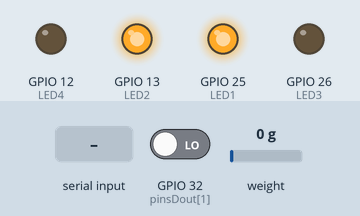
Simulated run of this sketch. Board: ESP32. Parts: output pins drawn as LEDs (lit = HIGH). Wiring (inferred from the names in the program): HX711 load-cell converter: data GPIO 21; SCK GPIO 22. The test bench sets the inputs (shaded band); at power-on: GPIO 32 (pinsDout[1]) LOW, weight on the scale 0 g. No CAN messages arrive unless stated; pins used as bus, display or sensor lines are not drawn; what the sketch prints to the serial monitor is not drawn.

Above: at 5.8 s.
5.9 s: "F" received over the second serial link
At 6.4 s:
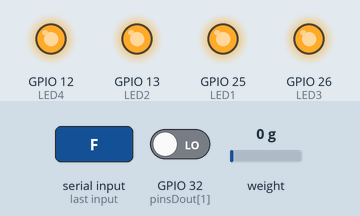
7.4 s: "S" received over the second serial link
At 8.6 s:
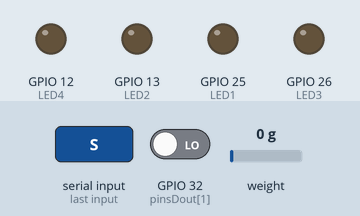
8.9 s: "B" received over the second serial link
At 9.7 s:
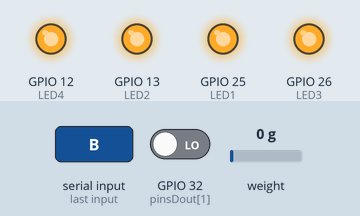
Timing chart, 0 to 11.9 s (numbered marks = the images above; inputs shaded):
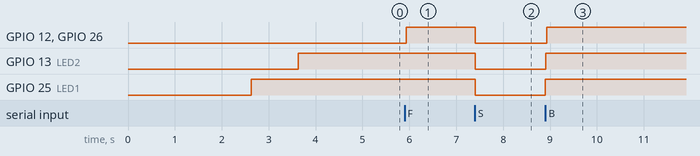

The sketch:

slave_epos4_ver.1.3.ino
```cpp
//Experimental machine Ver.3.0
//2025-03-14
//Author Ryoya SATO

#include <Arduino.h>
#include "driver/twai.h"
#include "CAN_library.h"
#include <HX711_Git.h>
#include <cstring>
#include "CANMessage.h"
#include <freertos/FreeRTOS.h>
#include <freertos/queue.h>

QueueHandle_t rx_queue;

//CAN通信用ピン
#define RX_PIN 4
#define TX_PIN 5

unsigned long previousMillis = 0;
const long interval = 10;  // 1秒=1000ms

//マルチスレッドのタスクハンドル格納
TaskHandle_t Process[3];

//グローバル変数
float processed_current1 = 0;
float processed_current2 = 0;
float tensionValues[2];
float tensionValues1[2];
uint32_t raw_value1 = 0;
uint32_t raw_value2 = 0;
char lan;
int mode = 0;
int Setup = 0;

//LED_setup
int LED1 = 25;
int LED2 = 13;
int LED3 = 26;
int LED4 = 12;

long DX1, DX2;
char STR1[5] = { '\0'};
char STR2[5] = { '\0'};

//HX711関係
int pinsDout[] = { 21, 32};
const int numPins = sizeof( pinsDout) / sizeof( pinsDout[0]) ;
int pinSlk = 22;
HX711_asukiaaa::Reader reader( pinsDout, numPins, pinSlk);

#define LOAD_CELL_RATED_VOLT 0.0075f
#define LOAD_CELL_RATED_GRAM 10000.0f
//入力抵抗調整
#define HX711_R1 1000.0

//フィルタ抵抗
#define HX711_R2 1000.0

HX711_asukiaaa::Parser parser( LOAD_CELL_RATED_VOLT, LOAD_CELL_RATED_GRAM, HX711_R1, HX711_R2);
float offsetGrams[numPins];
float calibrationFactors[numPins] = { 208.4486, 205.6171}; //各センサに対する校正係数

static bool driver_installed = false;

static void handle_rx_message( twai_message_t &message)
{
  switch( message.identifier)
  {
    case 0x281:
      uint8_t reversed_data1[5] ;
      for( int i = 0; i < message.data_length_code; i++)
      {
        reversed_data1[i] = message.data[message.data_length_code - 1-i];
      }
      raw_value1 = ( reversed_data1[0] << 24) | ( reversed_data1[1] << 16) | ( reversed_data1[2] << 8) | reversed_data1[3];
      processed_current1 = *((float*)&raw_value1);
      break;

    case 0x290:
      uint8_t reversed_data2[5] ;
      for( int i = 0; i < message.data_length_code; i++)
      {
        reversed_data2[i] = message.data[message.data_length_code - 1-i];
      }
      raw_value2 = ( reversed_data2[0] << 24) | ( reversed_data2[1] << 16) | ( reversed_data2[2] << 8) | reversed_data2[3];
      processed_current2 = *((float*)&raw_value2);
      break;

    default:
      //その他のIDを無視する
      break;
  }
}

// CANの初期化
void initCAN()
{
    twai_general_config_t g_config = TWAI_GENERAL_CONFIG_DEFAULT((gpio_num_t)TX_PIN, (gpio_num_t)RX_PIN, TWAI_MODE_NORMAL);
    twai_timing_config_t t_config = TWAI_TIMING_CONFIG_500KBITS();
    //twai_filter_config_t f_config = TWAI_FILTER_CONFIG_ACCEPT_ALL();
    twai_filter_config_t f_config = {
    .acceptance_code = (0x280 << 21),  // 基準となるID（共通部分）
    .acceptance_mask = ~(0x1F << 16),  // 最下位5ビット（0x1F）を無視する
    .single_filter = true
    };
    g_config.rx_queue_len = 20;

    if (twai_driver_install(&g_config, &t_config, &f_config) == ESP_OK) {
        Serial.println("CANドライバのインストール成功");
    } else {
        Serial.println("CANドライバのインストール失敗");
        return;
    }

    if (twai_start() == ESP_OK) {
        Serial.println("CAN通信開始");
    } else {
        Serial.println("CAN通信開始失敗");
    }
    //アラートの設定
    uint32_t alerts_to_enable = TWAI_ALERT_RX_DATA | TWAI_ALERT_ERR_PASS | TWAI_ALERT_BUS_ERROR | TWAI_ALERT_RX_QUEUE_FULL;
    if( twai_reconfigure_alerts( alerts_to_enable, NULL) == ESP_OK)
    {
      Serial.println("CAN Alerts reconfigured");
    }else{
      Serial.println("Failed to reconfigure alerts");
    }
    driver_installed = true;
}

//LED_setup
void ledsetup()
{
  pinMode( LED1, OUTPUT);
  pinMode( LED2, OUTPUT);
  pinMode( LED3, OUTPUT);
  pinMode( LED4, OUTPUT);
}

void init_HX711()
{
  reader.begin();

  while( reader.read() != 0)
  {
    Serial.println("Failed initial reading... Retry.");
    delay(100);
  }

  //オフセット処理
  for( int i = 0; i < reader.doutLen; i++)
  {
    offsetGrams[i] = parser.parseToGram( reader.values[i]);
  }
}

// CANメッセージ送信
void send_CAN_message(uint32_t id, uint8_t *data, uint8_t len)
{
    twai_message_t message;
    message.identifier = id;
    message.extd = 0;
    message.data_length_code = len;
    memcpy(message.data, data, len);

    if (twai_transmit(&message, pdMS_TO_TICKS(10)) != ESP_OK) {
        Serial.println("CAN送信失敗");
    }
}

void setup()
{
  Serial.begin( 500000);
  Serial1.begin( 115200, SERIAL_8N1, 18, 19);
  init_HX711();
 // delay(500);
  initCAN();
  ledsetup();
  xTaskCreatePinnedToCore( handleUARTTask, "UART Task", 8192, NULL, 4,  &Process[0], 0);
  xTaskCreatePinnedToCore( handleLoadcellTask, "Loadcell Task", 8192, NULL, 3,  &Process[1], 1);
 // xTaskCreatePinnedToCore( SerialplotTask, "Serial plot Task", 8192, NULL, 2,  &Process[2], 1);
  xTaskCreatePinnedToCore( CAN_receive_task, "CAN_RX_TASK", 8192, NULL, 5, &Process[3], 0);
  //delay(500);
  NMTPRE();
  digitalWrite( LED1, HIGH);
  delay(1000);
  NMTOP();
  digitalWrite( LED2, HIGH);
  delay(1000);
  Setup = 1;
}

void loop()
{
  vTaskDelay(  10 / portTICK_PERIOD_MS);
}

void CAN_receive_task( void *Process) //PRO_CORE Thread1(動確済み)
{
  while(1)
  {
  unsigned long currentMillis = millis();
  twai_message_t message;
  if(driver_installed)
  {
    if(currentMillis - previousMillis >= interval)
    {
    //Serial.println("OK");
    sendTHE_P_Read1();  // 空パケット送信
    sendTHE_C_Read2();  // 空パケット送信
    if( twai_receive( &message, 0) == ESP_OK)
    {
      handle_rx_message( message);
    }
    previousMillis = currentMillis;
    }
  }
  vTaskDelay(  10 / portTICK_PERIOD_MS);
  }
}

//UART受信タスク
void handleUARTTask( void *Process)  //PRO_CORE Thread2(動確済み)
{
  while(1)
  {
    if( Serial1.available())
    {
      lan = Serial1.read();
      command();
    }
    setMode();
    vTaskDelay(  10 / portTICK_PERIOD_MS);
  }
}

//HX711管理タスク
void handleLoadcellTask( void *Process) //ADD_CORE Thread1
{
  while(1)
  {
    auto readState = reader.read();
     if (readState == HX711_asukiaaa::ReadState::Success) {
      for (int i = 0; i < reader.doutLen; ++i) {
       float gram = parser.parseToGram(reader.values[i]) - offsetGrams[i];
       float newtons = gram * 0.00981 * calibrationFactors[i];
       tensionValues[i] = newtons; //配列に格納
      }
  }
  vTaskDelay(  10 / portTICK_PERIOD_MS);
  }
}

//シリアルプロット管理タスク
/*
void SerialplotTask( void *Process) //ADD_CORE THread2
{
  while(1)
  {
    unsigned long currentMillis = millis(); // ここで更新
  if(Setup)
  {
    if(currentMillis - previousMillis >= interval)
    {
      Serial.printf("Current1: %.2f, Current2: %.2f, Tension1: %.2f, Tension2: %.2f\r\n", processed_current1, processed_current2, tensionValues[0], tensionValues[1]);
      Serial1.printf("sensor0: %.2f, sensor1: %.2f\n", tensionValues[0], tensionValues[1]);
      previousMillis = currentMillis;
    }
  }
  vTaskDelay(  10 / portTICK_PERIOD_MS);
  //delay(10);
  }
}
*/

//個別コマンド
void CAN_receive()
{
  if(!driver_installed)
  {
    vTaskDelay(  10 / portTICK_PERIOD_MS);
    return;
  }
  //アラートを確認
  uint32_t alerts_triggered;
  twai_read_alerts( &alerts_triggered, pdMS_TO_TICKS(10));
  twai_status_info_t twaistatus;
  twai_get_status_info( &twaistatus);

  //アラート処理
  if( alerts_triggered & TWAI_ALERT_ERR_PASS)
  {
    Serial.println("Alert: TWAI controller has become error passive.");
  }
  if( alerts_triggered & TWAI_ALERT_BUS_ERROR)
  {
    Serial.println("Alert: A(Bit, stuff, CRC, From, ACK)error has occurred on the bus.");
    Serial.printf("Bus eeror count: %lu\n", twaistatus.bus_error_count);
  }
  if( alerts_triggered & TWAI_ALERT_RX_QUEUE_FULL)
  {
    Serial.println("Alert: The RX queue is full causing a received frame to be lost.");
    Serial.printf("RX buffered: %lu\t", twaistatus.msgs_to_rx);
    Serial.printf("RX ,issed: %lu\t", twaistatus.rx_missed_count);
    Serial.printf("RX overrun %lu\n", twaistatus.rx_overrun_count);
  }

  //受信データ処理
  if( alerts_triggered & TWAI_ALERT_RX_DATA)
  {
    twai_message_t message;
    esp_err_t res;

    if(( twai_receive( &message, 0)) == ESP_OK)
    {
      if( message.data_length_code == 4)
        handle_rx_message( message);
    }
  }
}


void sendTHE_P_Read1()
{
    uint8_t data[4] = {
        CAN_Commands.Read_Current1[0],
        CAN_Commands.Read_Current1[1],
        CAN_Commands.Read_Current1[2],
        CAN_Commands.Read_Current1[3]
    };
    send_CAN_message(Motor1_IDs.Tx_PDO02, data, 4);
}

void sendTHE_C_Read2()
{
    uint8_t data[4] = {
        CAN_Commands.Read_Current2[0],
        CAN_Commands.Read_Current2[1],
        CAN_Commands.Read_Current2[2],
        CAN_Commands.Read_Current2[3]
    };
    send_CAN_message(Motor2_IDs.Tx_PDO02, data, 4);
}

void Read_Current1_1()
{
      uint8_t data[4] = {
        CAN_Commands.Read_Current1[0],
        CAN_Commands.Read_Current1[1],
        CAN_Commands.Read_Current1[2],
        CAN_Commands.Read_Current1[3]
    };
    send_CAN_message( Motor1_IDs.Tx_PDO03, data, 4);
}

void Read_Current2_1()
{
      uint8_t data[4] = {
        CAN_Commands.Read_Current2[0],
        CAN_Commands.Read_Current2[1],
        CAN_Commands.Read_Current2[2],
        CAN_Commands.Read_Current2[3]
    };
    send_CAN_message( Motor2_IDs.Tx_PDO03, data, 4);
}

void NMTPRE()
{
  twai_message_t NMTPRE;
  NMTPRE.identifier = 0x00;
  NMTPRE.data_length_code = 2;
  NMTPRE.data[0] = CAN_Commands.PreOP[0];
  NMTPRE.data[1] = CAN_Commands.PreOP[1];
  uint32_t message_id = NMTPRE.identifier;
  send_CAN_message( message_id, NMTPRE.data, NMTPRE.data_length_code);
}

void NMTOP()
{
  twai_message_t NMTOP;
  NMTOP.identifier = 0x00;
  NMTOP.data_length_code = 2;
  NMTOP.data[0] = CAN_Commands.Operation[0];
  NMTOP.data[1] = CAN_Commands.Operation[1];
  uint32_t message_id = NMTOP.identifier;
  send_CAN_message( message_id, NMTOP.data, NMTOP.data_length_code);
}

void OP_Mode1_1()//PVM
{
  twai_message_t OP_Mode1_1;
  OP_Mode1_1.identifier = Motor1_IDs.Rx_PDO01;
  OP_Mode1_1.data_length_code = 1;
  OP_Mode1_1.data[0] = CAN_Commands.OP3[0];
  uint32_t message_id = OP_Mode1_1.identifier;
  send_CAN_message( message_id, OP_Mode1_1.data, OP_Mode1_1.data_length_code);
}

void OP_Mode1_2()//CSV
{
  twai_message_t OP_Mode1_2;
  OP_Mode1_2.identifier = Motor1_IDs.Rx_PDO01;
  OP_Mode1_2.data_length_code = 1;
  OP_Mode1_2.data[0] = CAN_Commands.OP9[0];
  uint32_t message_id = OP_Mode1_2.identifier;
  send_CAN_message( message_id, OP_Mode1_2.data, OP_Mode1_2.data_length_code);
}

void OP_Mode1_3()//CST
{
  twai_message_t OP_Mode1_3;
  OP_Mode1_3.identifier = Motor1_IDs.Rx_PDO01;
  OP_Mode1_3.data_length_code = 1;
  OP_Mode1_3.data[0] = CAN_Commands.OPA[0];
  uint32_t message_id = OP_Mode1_3.identifier;
  send_CAN_message( message_id, OP_Mode1_3.data, OP_Mode1_3.data_length_code);
}

void ControlWord1_1()
{
  twai_message_t ControlWord1_1;
  ControlWord1_1.identifier = Motor1_IDs.Rx_PDO02;
  ControlWord1_1.data_length_code = 2;
  ControlWord1_1.data[0] = CAN_Commands.Conw1[0];
  ControlWord1_1.data[1] = CAN_Commands.Conw1[1];
  uint32_t message_id = ControlWord1_1.identifier;
  send_CAN_message( message_id, ControlWord1_1.data, ControlWord1_1.data_length_code);
}

void ControlWord1_2()
{
  twai_message_t ControlWord1_2;
  ControlWord1_2.identifier = Motor1_IDs.Rx_PDO02;
  ControlWord1_2.data_length_code = 2;
  ControlWord1_2.data[0] = CAN_Commands.Conw2[0];
  ControlWord1_2.data[1] = CAN_Commands.Conw2[1];
  uint32_t message_id = ControlWord1_2.identifier;
  send_CAN_message( message_id, ControlWord1_2.data, ControlWord1_2.data_length_code);
}

void ControlWord1_3()
{
  twai_message_t ControlWord1_3;
  ControlWord1_3.identifier = Motor1_IDs.Rx_PDO02;
  ControlWord1_3.data_length_code = 2;
  ControlWord1_3.data[0] = CAN_Commands.Conw3[0];
  ControlWord1_3.data[1] = CAN_Commands.Conw3[1];
  uint32_t message_id = ControlWord1_3.identifier;
  send_CAN_message( message_id, ControlWord1_3.data, ControlWord1_3.data_length_code);
}

//ID2
void OP_Mode2_1() //PVM
{
  twai_message_t OP_Mode2_1;
  OP_Mode2_1.identifier = Motor2_IDs.Rx_PDO01;
  OP_Mode2_1.data_length_code = 1;
  OP_Mode2_1.data[0] = CAN_Commands.OP3[0];
  uint32_t message_id = OP_Mode2_1.identifier;
  send_CAN_message( message_id, OP_Mode2_1.data, OP_Mode2_1.data_length_code);
}

void OP_Mode2_2() //CSV
{
  twai_message_t OP_Mode2_2;
  OP_Mode2_2.identifier = Motor2_IDs.Rx_PDO01;
  OP_Mode2_2.data_length_code = 1;
  OP_Mode2_2.data[0] = CAN_Commands.OP9[0];
  uint32_t message_id = OP_Mode2_2.identifier;
  send_CAN_message( message_id, OP_Mode2_2.data, OP_Mode2_2.data_length_code);
}

void OP_Mode2_3()
{
  twai_message_t OP_Mode2_3;
  OP_Mode2_3.identifier = Motor2_IDs.Rx_PDO01;
  OP_Mode2_3.data_length_code = 1;
  OP_Mode2_3.data[0] = CAN_Commands.OPA[0];
  uint32_t message_id = OP_Mode2_3.identifier;
  send_CAN_message( message_id, OP_Mode2_3.data, OP_Mode2_3.data_length_code);
}

void ControlWord2_1()
{
  twai_message_t ControlWord2_1;
  ControlWord2_1.identifier = Motor2_IDs.Rx_PDO02;
  ControlWord2_1.data_length_code = 2;
  ControlWord2_1.data[0] = CAN_Commands.Conw1[0];
  ControlWord2_1.data[1] = CAN_Commands.Conw1[1];
  uint32_t message_id = ControlWord2_1.identifier;
  send_CAN_message( message_id, ControlWord2_1.data, ControlWord2_1.data_length_code);
}

void ControlWord2_2()
{
  twai_message_t ControlWord2_2;
  ControlWord2_2.identifier = Motor2_IDs.Rx_PDO02;
  ControlWord2_2.data_length_code = 2;
  ControlWord2_2.data[0] = CAN_Commands.Conw2[0];
  ControlWord2_2.data[1] = CAN_Commands.Conw2[1];
  uint32_t message_id = ControlWord2_2.identifier;
  send_CAN_message( message_id, ControlWord2_2.data, ControlWord2_2.data_length_code);
}

void ControlWord2_3()
{
  twai_message_t ControlWord2_3;
  ControlWord2_3.identifier = Motor2_IDs.Rx_PDO02;
  ControlWord2_3.data_length_code = 2;
  ControlWord2_3.data[0] = CAN_Commands.Conw3[0];
  ControlWord2_3.data[1] = CAN_Commands.Conw3[1];
  uint32_t message_id = ControlWord2_3.identifier;
  send_CAN_message( message_id, ControlWord2_3.data, ControlWord2_3.data_length_code);
}

void Target_Velocity_1()
{
  twai_message_t Target_Velocity_1;
  Target_Velocity_1.identifier = Motor1_IDs.Rx_PDO03;
  Target_Velocity_1.data_length_code = 4;
  Target_Velocity_1.data[0] = CAN_Commands.Profile_Velocity[0];
  Target_Velocity_1.data[1] = CAN_Commands.Profile_Velocity[1];
  Target_Velocity_1.data[2] = CAN_Commands.Profile_Velocity[2];
  Target_Velocity_1.data[3] = CAN_Commands.Profile_Velocity[3];
  uint32_t message_id = Target_Velocity_1.identifier;
  send_CAN_message( message_id, Target_Velocity_1.data, Target_Velocity_1.data_length_code);
}

void Target_Velocity_2()
{
  twai_message_t Target_Velocity_2;
  Target_Velocity_2.identifier = Motor2_IDs.Rx_PDO03;
  Target_Velocity_2.data_length_code = 4;
  Target_Velocity_2.data[0] = CAN_Commands.Profile_Velocity[0];
  Target_Velocity_2.data[1] = CAN_Commands.Profile_Velocity[1];
  Target_Velocity_2.data[2] = CAN_Commands.Profile_Velocity[2];
  Target_Velocity_2.data[3] = CAN_Commands.Profile_Velocity[3];
  uint32_t message_id = Target_Velocity_2.identifier;
  send_CAN_message( message_id, Target_Velocity_2.data, Target_Velocity_2.data_length_code);
}

void Target_Velocity_re1()
{
  twai_message_t Target_Velocity_re1;
  Target_Velocity_re1.identifier = Motor1_IDs.Rx_PDO03;
  Target_Velocity_re1.data_length_code = 4;
  Target_Velocity_re1.data[0] = CAN_Commands.Profile_Velocity_re[0];
  Target_Velocity_re1.data[1] = CAN_Commands.Profile_Velocity_re[1];
  Target_Velocity_re1.data[2] = CAN_Commands.Profile_Velocity_re[2];
  Target_Velocity_re1.data[3] = CAN_Commands.Profile_Velocity_re[3];
  uint32_t message_id = Target_Velocity_re1.identifier;
  send_CAN_message( message_id, Target_Velocity_re1.data, Target_Velocity_re1.data_length_code);
}

void Target_Velocity_re2()
{
  twai_message_t Target_Velocity_re2;
  Target_Velocity_re2.identifier = Motor2_IDs.Rx_PDO03;
  Target_Velocity_re2.data_length_code = 4;
  Target_Velocity_re2.data[0] = CAN_Commands.Profile_Velocity_re[0];
  Target_Velocity_re2.data[1] = CAN_Commands.Profile_Velocity_re[1];
  Target_Velocity_re2.data[2] = CAN_Commands.Profile_Velocity_re[2];
  Target_Velocity_re2.data[3] = CAN_Commands.Profile_Velocity_re[3];
  uint32_t message_id = Target_Velocity_re2.identifier;
  send_CAN_message( message_id, Target_Velocity_re2.data, Target_Velocity_re2.data_length_code);
}

void command()
{
  switch(lan)
  {
    case 'F': //Forward
      OP_Mode1_2();
      OP_Mode2_2();
      digitalWrite( LED1, HIGH); //led on
      vTaskDelay(pdMS_TO_TICKS(10));

      ControlWord1_1();
      ControlWord2_1();
      digitalWrite( LED2, HIGH);//led on
      vTaskDelay(pdMS_TO_TICKS(10));

      ControlWord1_2();
      ControlWord2_2();
      digitalWrite( LED3, HIGH); //led on
      vTaskDelay(pdMS_TO_TICKS(10));

      Target_Velocity_1();
      Target_Velocity_re2();
      digitalWrite( LED4, HIGH); //led on
      vTaskDelay(pdMS_TO_TICKS(10));

      mode = 1;
      lan = 0;
      break;

    case 'B': //Back
      OP_Mode1_2();
      OP_Mode2_2();
      digitalWrite( LED1, HIGH); //led on
      vTaskDelay(pdMS_TO_TICKS(10));

      ControlWord1_1();
      ControlWord2_1();
      digitalWrite( LED2, HIGH); //led on
      vTaskDelay(pdMS_TO_TICKS(10));

      ControlWord1_2();
      ControlWord2_2();
      digitalWrite( LED3, HIGH);//led on
      vTaskDelay(pdMS_TO_TICKS(10));

      Target_Velocity_re1();
      Target_Velocity_2();
      digitalWrite( LED4, HIGH); //led on
      vTaskDelay(pdMS_TO_TICKS(10));

      mode = 2;
      lan = 0;
      break;

    case 'E': //左信地旋回
      OP_Mode2_2();
      ControlWord2_1();
      digitalWrite( LED1, HIGH); //led on
      digitalWrite( LED2, HIGH);
      vTaskDelay(pdMS_TO_TICKS(10));
      ControlWord2_2();
      digitalWrite( LED3, HIGH); //led on
      Target_Velocity_re2();
      digitalWrite( LED4, HIGH);
      vTaskDelay(pdMS_TO_TICKS(10));

      mode = 3;
      lan = 0;
      break;

    case 'R': //左超信地旋回
      OP_Mode1_2();
      OP_Mode2_2();
      digitalWrite( LED1, HIGH); //led on
      vTaskDelay(pdMS_TO_TICKS(10));

      ControlWord1_1();
      ControlWord2_1();
      digitalWrite( LED2, HIGH);//led on
      vTaskDelay(pdMS_TO_TICKS(10));

      ControlWord1_2();
      ControlWord2_2();
      digitalWrite( LED3, HIGH);//led on
      vTaskDelay(pdMS_TO_TICKS(10));

      Target_Velocity_re1();
      Target_Velocity_re2();
      digitalWrite( LED4, HIGH);//led on
      vTaskDelay(pdMS_TO_TICKS(10));

      mode = 4;
      lan = 0;
      break;

    case 'T': //右信地旋回
      OP_Mode1_2();
      ControlWord1_1();
      digitalWrite( LED1, HIGH);//led on
      digitalWrite( LED2, HIGH);
      vTaskDelay(pdMS_TO_TICKS(10));

      ControlWord1_2();
      Target_Velocity_1();
      digitalWrite( LED3, HIGH);
      digitalWrite( LED4, HIGH);//led on
      vTaskDelay(pdMS_TO_TICKS(10));

      mode = 5;
      lan = 0;
      break;

    case 'Y': //右超信地旋回
      OP_Mode1_2();
      OP_Mode2_2();
      digitalWrite( LED1, HIGH);//led on
      vTaskDelay(pdMS_TO_TICKS(10));

      ControlWord1_1();
      ControlWord2_1();
      digitalWrite( LED2, HIGH);//led on
      vTaskDelay(pdMS_TO_TICKS(10));

      ControlWord1_2();
      ControlWord2_2();
      digitalWrite( LED3, HIGH);//led on
      vTaskDelay(pdMS_TO_TICKS(10));

      Target_Velocity_1();
      Target_Velocity_2();
      digitalWrite( LED4, HIGH);//led on
      vTaskDelay(pdMS_TO_TICKS(10));

      mode = 6;
      lan = 0;
      break;

    case 'S':
      mode = 0;
      lan = 0;
      digitalWrite( LED1, LOW);
      digitalWrite( LED2, LOW);
      digitalWrite( LED3, LOW);
      digitalWrite( LED4, LOW);
      break;

  }
}

void setMode()
{
  //現在のモードに基づいて動作を実行
  if( mode == 0)
  {
    //Stop
    ControlWord1_3();
    ControlWord2_3();
    digitalWrite(LED3, LOW);
    digitalWrite(LED4, LOW);

  }else if( mode == 1)
  {
    //Forward
    Target_Velocity_1();
    Target_Velocity_re2();

  }else if( mode == 2)
  {
    //Back
    Target_Velocity_re1();
    Target_Velocity_2();

  }else if( mode == 3)
  {
    //左信地旋回
    Target_Velocity_re2();

  }else if( mode == 4)
  {
    //左超信地旋回
    Target_Velocity_re1();
    Target_Velocity_re2();

  }else if( mode == 5)
  {
    //右信地旋回
    Target_Velocity_1();

  }else if( mode == 6)
  {
    //右超信地旋回
    Target_Velocity_1();
    Target_Velocity_2();
  }
}
```

Source omitted: CANMessage.cpp (349 bytes), CANMessage.h (284 bytes), CAN_library.cpp (1022 bytes), CAN_library.h (978 bytes), HX711_Git.cpp (3618 bytes), HX711_Git.h (1027 bytes)

Measured:
- after the input at 5.9 s, GPIO 12 (LED4), GPIO 26 (LED3): LOW → HIGH at once
- after the input at 7.4 s, GPIO 12 (LED4), GPIO 13 (LED2), GPIO 25 (LED1), GPIO 26 (LED3): HIGH → LOW at once
- after the input at 8.9 s, GPIO 12 (LED4), GPIO 13 (LED2), GPIO 25 (LED1), GPIO 26 (LED3): LOW → HIGH at once
